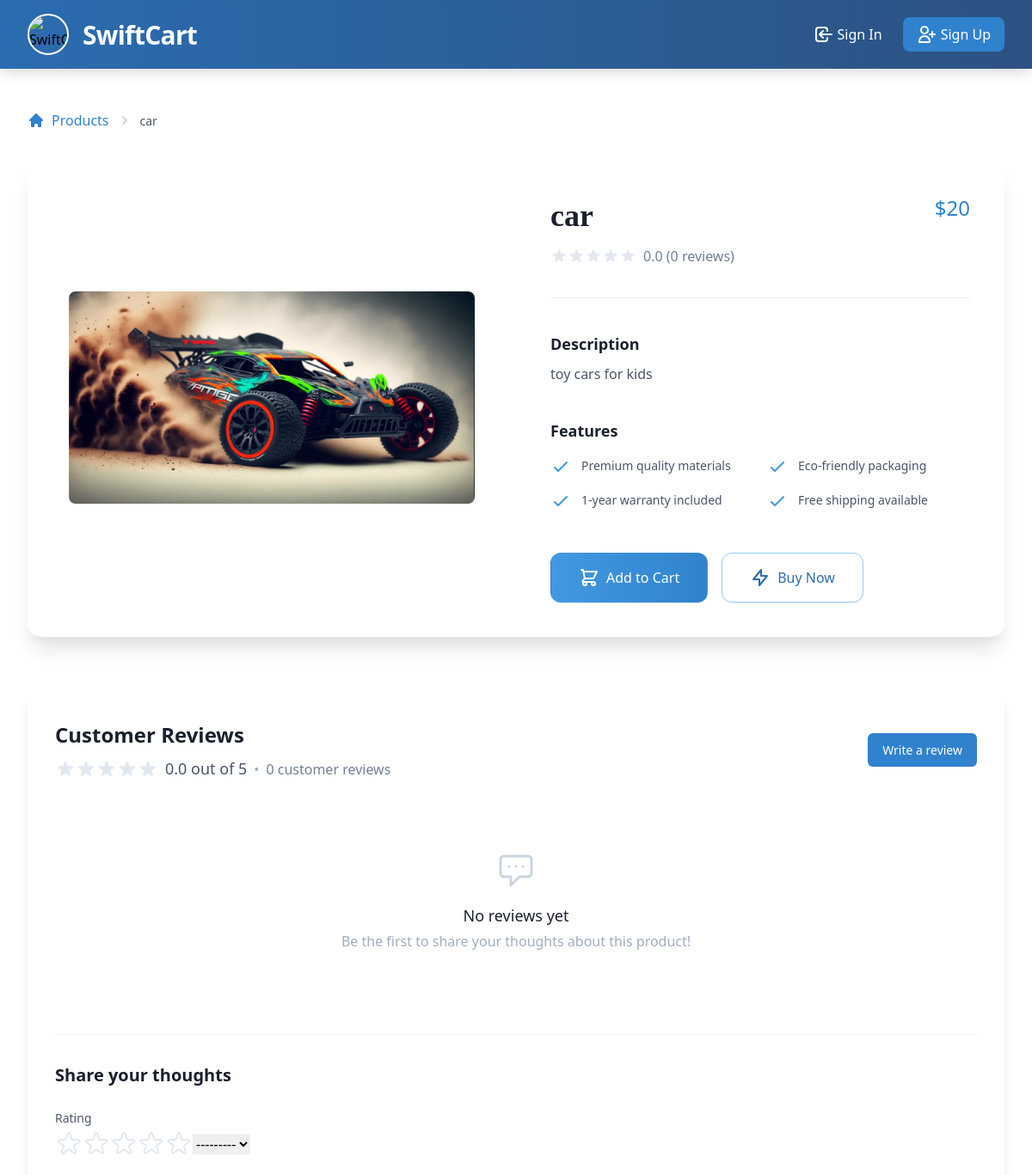
/product/2/ (upper part), run on an earlier commit of the app's database.
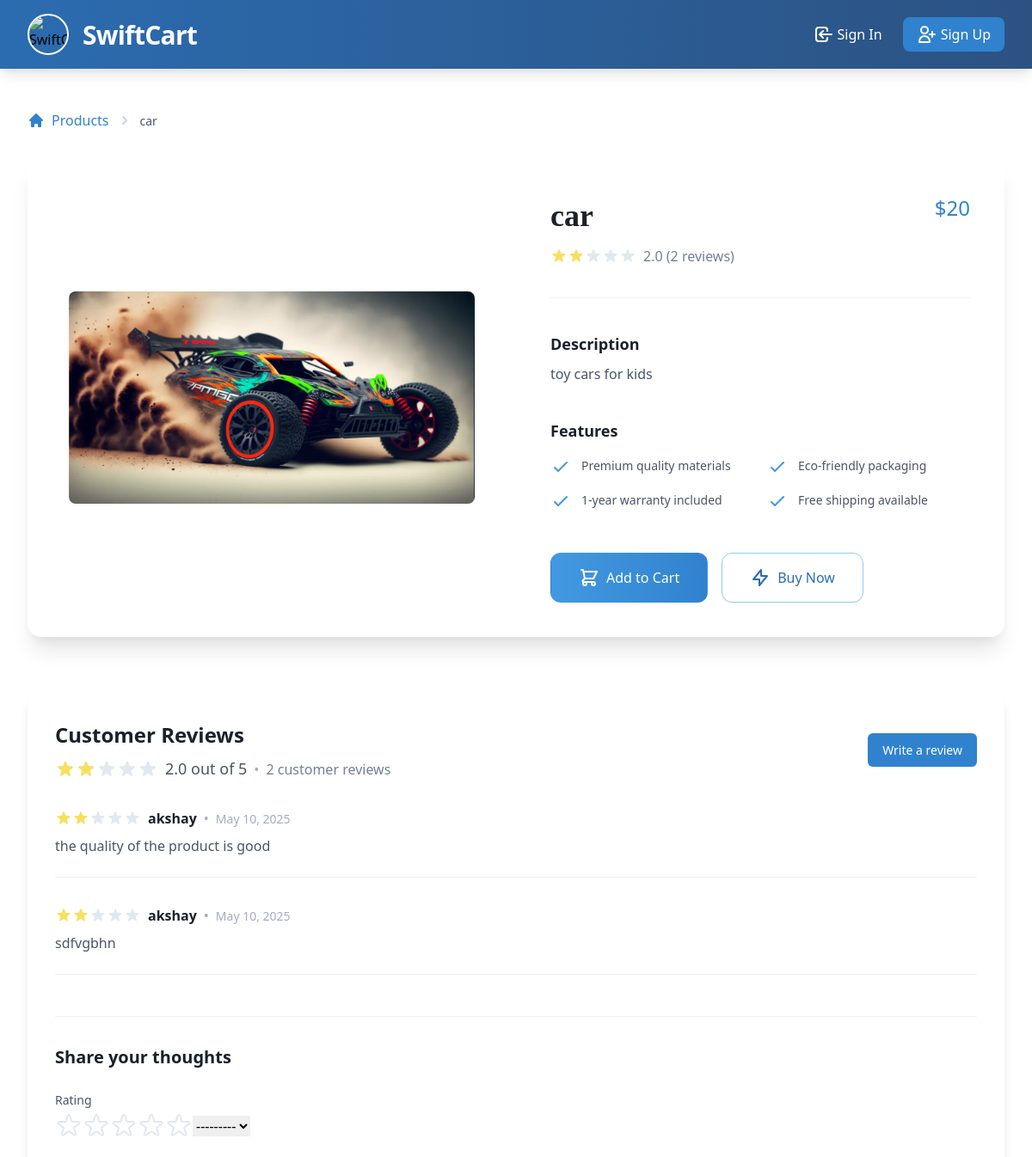
And on a later commit of the database.
### userside/models.py (models this page shows, shortened)
class Review(models.Model):
    product = models.ForeignKey(Products, related_name="reviews", on_delete=models.CASCADE)
    user = models.ForeignKey(User, related_name="reviews", on_delete=models.CASCADE)
    rating = models.IntegerField(choices=[(i, i) for i in range(1, 6)])  # 1-5 stars
    comment = models.TextField()
    created_at = models.DateTimeField(auto_now_add=True)

class User(AbstractUser):
        def __str__(self):
                return self.username

### userside/views.py (the view)
# urls.py: path('product/<int:pk>/', product_detail_view, name='product_detail'),
def product_detail_view(request, pk):
    product = get_object_or_404(Products, pk=pk)
    reviews = product.reviews.all()
    average_rating = reviews.aggregate(Avg('rating'))['rating__avg'] if reviews.exists() else None
    if request.method == 'POST':
        form = ReviewForm(request.POST)
        if form.is_valid():
            review = form.save(commit=False)
            review.product = product
            review.user = request.user  # Associate review with the logged-in user
            review.save()
            return redirect('product_detail', pk=product.pk)
    else:
        form = ReviewForm()
    return render(request, 'product_detail.html', {
        'product': product,
        'reviews': reviews,
        'form': form,
        'average_rating': average_rating,
    })

### userside/forms.py
class ReviewForm(forms.ModelForm):
    class Meta:
        model = Review
        fields = ['rating', 'comment']

### template/product_detail.html (shortened to what the changed rows need)
{% extends "home.html" %}
{% block content %}
{% include "navbar.html" %}
<div class="bg-gradient-to-b from-gray-50 to-gray-100 dark:from-gray-900 dark:to-gray-800 min-h-screen py-12">
  <div class="max-w-7xl mx-auto px-4 sm:px-6 lg:px-8">
    <div class="bg-white dark:bg-gray-800 rounded-2xl shadow-xl overflow-hidden transition-all duration-300 hover:shadow-2xl">
      <div class="grid grid-cols-1 lg:grid-cols-2">
        <div class="p-8 md:p-10 space-y-6">
          <div class="border-b border-gray-200 dark:border-gray-700 pb-6">
            <div class="flex justify-between items-start">
              <div>
                <h1 class="text-3xl md:text-4xl font-serif font-bold text-gray-900 dark:text-white mb-2">{{ product.product_name }}</h1>
                <div class="flex items-center mb-3">
                  <div class="flex items-center">
                    <span class="text-gray-600 dark:text-gray-400 ml-2">{{ average_rating|default:"0"|floatformat:1 }} ({{ reviews.count }} reviews)</span>
                  </div>
                </div>
              </div>
            </div>
          </div>
        </div>
      </div>
    </div>
    <div class="mt-16 bg-white dark:bg-gray-800 rounded-2xl shadow-lg p-8">
      <div class="flex flex-col md:flex-row md:justify-between md:items-center mb-8">
        <div>
          <h2 class="text-2xl font-bold text-gray-900 dark:text-white">Customer Reviews</h2>
          <div class="mt-2 flex items-center">
            <div class="flex items-center">
            </div>
            <span class="ml-2 text-lg font-medium text-gray-700 dark:text-gray-300">{{ average_rating|default:"0"|floatformat:1 }} out of 5</span>
            <span class="mx-2 text-gray-500 dark:text-gray-400">•</span>
            <span class="text-gray-600 dark:text-gray-400">{{ reviews.count }} customer reviews</span>
          </div>
        </div>
      </div>
      <div class="space-y-8">
        {% for review in reviews %}
          <div class="border-b border-gray-200 dark:border-gray-700 pb-6 last:border-0 last:pb-0">
            <div class="flex items-center mb-2">
              <div class="flex items-center">
              </div>
              <span class="ml-2 font-semibold text-gray-900 dark:text-white">{{ review.user.username }}</span>
              <span class="mx-2 text-gray-500 dark:text-gray-400">•</span>
              <span class="text-gray-500 dark:text-gray-400 text-sm">{{ review.created_at|date:"F j, Y" }}</span>
            </div>
            <p class="text-gray-700 dark:text-gray-300 mt-2">{{ review.comment }}</p>
          </div>
        {% empty %}
          <div class="text-center py-12">
            <h3 class="mt-4 text-lg font-medium text-gray-900 dark:text-white">No reviews yet</h3>
            <p class="mt-1 text-gray-500 dark:text-gray-400">Be the first to share your thoughts about this product!</p>
          </div>
        {% endfor %}
      </div>
      <div class="mt-12 pt-8 border-t border-gray-200 dark:border-gray-700">
        <form method="post" class="space-y-6">
          <div class="space-y-1">
            <div class="flex items-center">
              {% for i in "12345" %}
                <button type="button" class="rating-star" data-value="{{ forloop.counter }}">
                  <svg class="w-8 h-8 {% if forloop.counter <= form.initial.rating %}text-yellow-400{% else %}text-gray-300 dark:text-gray-600{% endif %}" fill="{% if forloop.counter <= form.initial.rating %}currentColor{% else %}none{% endif %}" stroke="currentColor" viewBox="0 0 24 24">
                    <path stroke-linecap="round" stroke-linejoin="round" stroke-width="1.5" d="M11.049 2.927c.3-.921 1.603-.921 1.902 0l1.519 4.674a1 1 0 00.95.69h4.915c.969 0 1.371 1.24.588 1.81l-3.976 2.888a1 1 0 00-.363 1.118l1.518 4.674c.3.922-.755 1.688-1.538 1.118l-3.976-2.888a1 1 0 00-1.176 0l-3.976 2.888c-.783.57-1.838-.197-1.538-1.118l1.518-4.674a1 1 0 00-.363-1.118l-3.976-2.888c-.784-.57-.38-1.81.588-1.81h4.914a1 1 0 00.951-.69l1.519-4.674z" />
                  </svg>
                </button>
              {% endfor %}
            </div>
          </div>
        </form>
      </div>
    </div>
  </div>
</div>
{% endblock %}

What changed in the data, as far as the page shows it:
added Review: rating 2 (drawn), user.username "akshay", created_at "May 10, 2025", comment "the quality of the product is good"
added Review: rating 2 (drawn), user.username "akshay", created_at "May 10, 2025", comment "sdfvgbhn"
Also different on the page:
{{ average_rating|default:"0"|floatformat:1 }}: "0.0" → "2.0"
{{ reviews.count }}: "0" → "2"
text no longer shown: "No reviews yet Be the first to share your thoughts about this product!"
